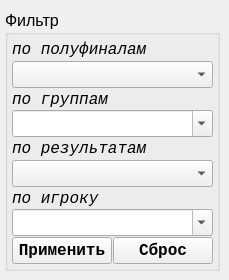
      <widget class="QWidget" name="tab_2">
       <attribute name="title">
        <string>пф</string>
       </attribute>
       <widget class="QGroupBox" name="groupBox_filter_group_semifinal_2">
        <property name="geometry">
         <rect>
          <x>5</x>
          <y>10</y>
          <width>215</width>
          <height>261</height>
         </rect>
        </property>
        <property name="font">
         <font>
          <pointsize>12</pointsize>
          <weight>50</weight>
          <bold>false</bold>
         </font>
        </property>
        <property name="title">
         <string>Фильтр</string>
        </property>
        <layout class="QVBoxLayout" name="verticalLayout_52">
         <property name="spacing">
          <number>1</number>
         </property>
         <property name="leftMargin">
          <number>4</number>
         </property>
         <property name="topMargin">
          <number>4</number>
         </property>
         <property name="rightMargin">
          <number>4</number>
         </property>
         <property name="bottomMargin">
          <number>4</number>
         </property>
         <item>
          <layout class="QVBoxLayout" name="verticalLayout_9">
           <property name="spacing">
            <number>1</number>
           </property>
           <item>
            <layout class="QVBoxLayout" name="verticalLayout_42">
             <property name="spacing">
              <number>1</number>
             </property>
             <item>
              <widget class="QLabel" name="label_42">
               <property name="font">
                <font>
                 <family>Courier New</family>
                 <pointsize>12</pointsize>
                 <italic>true</italic>
                </font>
               </property>
               <property name="text">
                <string>по полуфиналам</string>
               </property>
              </widget>
             </item>
             <item>
              <widget class="QComboBox" name="comboBox_filter_semifinal"/>
             </item>
             <item>
              <widget class="QLabel" name="label_17">
               <property name="font">
                <font>
                 <family>Courier New</family>
                 <pointsize>12</pointsize>
                 <italic>true</italic>
                </font>
               </property>
               <property name="text">
                <string>по группам</string>
               </property>
              </widget>
             </item>
             <item>
              <widget class="QComboBox" name="comboBox_filter_group_sf">
               <property name="editable">
                <bool>true</bool>
               </property>
              </widget>
             </item>
             <item>
              <widget class="QLabel" name="label_64">
               <property name="font">
                <font>
                 <family>Courier New</family>
                 <pointsize>12</pointsize>
                 <italic>true</italic>
                </font>
               </property>
               <property name="text">
                <string>по результатам</string>
               </property>
              </widget>
             </item>
             <item>
              <widget class="QComboBox" name="comboBox_filter_played_sf"/>
             </item>
             <item>
              <widget class="QLabel" name="label_65">
               <property name="font">
                <font>
                 <family>Courier New</family>
                 <pointsize>12</pointsize>
                 <italic>true</italic>
                </font>
               </property>
               <property name="text">
                <string>по игроку</string>
               </property>
              </widget>
             </item>
             <item>
              <widget class="QComboBox" name="comboBox_find_name_sf">
               <property name="font">
                <font>
                 <pointsize>12</pointsize>
                </font>
               </property>
               <property name="editable">
                <bool>true</bool>
               </property>
              </widget>
             </item>
            </layout>
           </item>
           <item>
            <layout class="QHBoxLayout" name="horizontalLayout_12">
             <property name="spacing">
              <number>1</number>
             </property>
             <item>
              <widget class="QPushButton" name="Button_filter_sf">
               <property name="font">
                <font>
                 <family>Courier New</family>
                 <pointsize>12</pointsize>
                 <weight>75</weight>
                 <bold>true</bold>
                </font>
               </property>
               <property name="text">
                <string>Применить</string>
               </property>
              </widget>
             </item>
             <item>
              <widget class="QPushButton" name="Button_reset_filter_sf">
               <property name="font">
                <font>
                 <family>Courier New</family>
                 <pointsize>12</pointsize>
                 <weight>75</weight>
                 <bold>true</bold>
                </font>
               </property>
               <property name="text">
                <string>Сброс</string>
               </property>
              </widget>
             </item>
            </layout>
           </item>
          </layout>
         </item>
        </layout>
       </widget>
      </widget>
